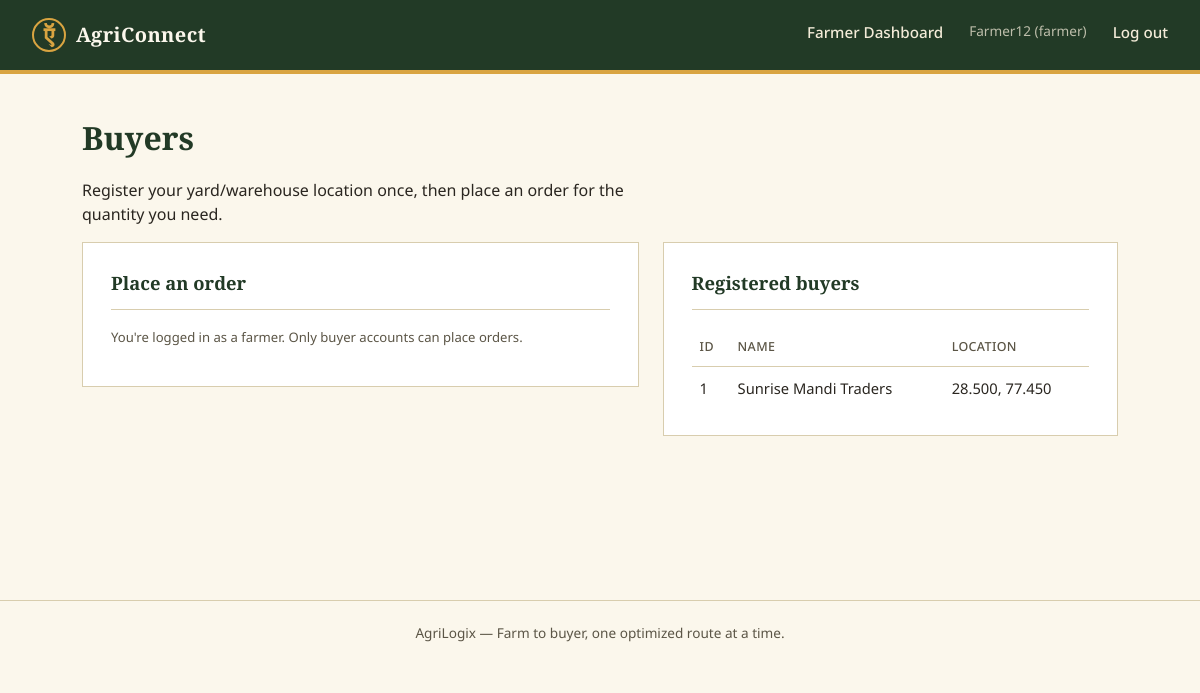
The app's page /buyer (signed in) with its own data.
### models.py (models this page shows)
class User(Base):
    __tablename__ = "users"
    id = Column(Integer, primary_key=True)
    username = Column(String(80), unique=True, nullable=False, index=True)
    password_hash = Column(String(200), nullable=False)
    role = Column(String(20), nullable=False)  # "admin" | "farmer" | "buyer" | "transporter"
    created_at = Column(DateTime, default=datetime.utcnow)

class Buyer(Base):
    __tablename__ = "buyers"
    id = Column(Integer, primary_key=True)
    user_id = Column(Integer, ForeignKey("users.id"), unique=True, nullable=True)
    name = Column(String(120), nullable=False)
    phone = Column(String(20))
    lat = Column(Float, nullable=False)
    lon = Column(Float, nullable=False)
    created_at = Column(DateTime, default=datetime.utcnow)
    user = relationship("User")

### routers/buyers.py (the view)
@router.get("/buyer", response_class=HTMLResponse)
def buyer_page(request: Request, db: Session = Depends(get_db)):
    buyers = db.query(Buyer).order_by(Buyer.id.desc()).all()
    crops = sorted(set(voice.CROP_DICTIONARY.values()))
    user = get_current_user(request, db)
    my_buyer = db.query(Buyer).filter_by(user_id=user.id).first() if user and user.role == "buyer" else None
    return render(
        request, db, "buyer.html", {"buyers": buyers, "crops": crops, "my_buyer": my_buyer}
    )

### templates/buyer.html (shortened to what this page needs)
{% extends "base.html" %}
{% block content %}
<h1>Buyers</h1>
<p>Register your yard/warehouse location once, then place an order for the quantity you need.</p>
<div class="grid-2">
  <div>
    {% if my_buyer %}
    <div class="panel">
      <h2>Your profile</h2>
      <p><strong>{{ my_buyer.name }}</strong> — {{ '%.3f'|format(my_buyer.lat) }}, {{ '%.3f'|format(my_buyer.lon) }}</p>
    </div>
    <div class="panel">
      <h2>Place an order</h2>
      <form id="order-form">
        <div class="field-row">
          <div><label>Crop</label>
            <select name="crop_key">
              {% for c in crops %}<option value="{{ c }}">{{ c }}</option>{% endfor %}
            </select>
          </div>
          <div><label>Quantity needed (kg)</label><input name="quantity_kg" type="number" step="any" required value="750"></div>
        </div>
        <button type="submit" class="gold">Find farmers &amp; plan route</button>
      </form>
      <div id="order-result"></div>
    </div>
    {% else %}
    <div class="panel">
      <h2>Place an order</h2>
      <p class="helptext">
        {% if current_user %}
          You're logged in as a {{ current_user.role }}. Only buyer accounts can place orders.
        {% else %}
          <a href="/register">Register as a buyer</a> or <a href="/login">log in</a> to place an order.
        {% endif %}
      </p>
    </div>
    {% endif %}
  </div>
  <div class="panel">
    <h2>Registered buyers</h2>
    {% if buyers %}
    <table>
      <thead><tr><th>ID</th><th>Name</th><th>Location</th></tr></thead>
      <tbody>
      {% for b in buyers %}
        <tr><td>{{ b.id }}</td><td>{{ b.name }}</td><td>{{ '%.3f'|format(b.lat) }}, {{ '%.3f'|format(b.lon) }}</td></tr>
      {% endfor %}
      </tbody>
    </table>
    {% else %}
    <div class="empty-state">No buyers yet.</div>
    {% endif %}
  </div>
</div>
{% endblock %}

### templates/base.html (shortened to what this page needs)
<!DOCTYPE html>
<html lang="en">
<head>
<link rel="stylesheet" href="/static/css/style.css">
</head>
<body>
<header class="topbar">
  <a class="brand" href="/">
    <span class="brand-mark">ऍ</span>
    <span class="brand-name">AgriConnect</span>
  </a>
  <nav class="mainnav">
    {% if current_user %}
      {% if current_user.role == "farmer" %}
        <a href="/farmer">Farmer Dashboard</a>
      {% elif current_user.role == "buyer" %}
        <a href="/buyer">Buyer Dashboard</a>
      {% elif current_user.role == "transporter" %}
        <a href="/transporter">Transporter Dashboard</a>
      {% elif current_user.role == "admin" %}
        <a href="/farmer">Farmers</a>
        <a href="/buyer">Buyers</a>
        <a href="/transporter">Transporters</a>
      {% endif %}
      <span class="navmeta">{{ current_user.username }} ({{ current_user.role }})</span>
      <a href="/logout">Log out</a>
    {% endif %}
  </nav>
</header>
<main class="page">
{% block content %}{% endblock %}
</main>
<footer class="sitefoot">
  <span>AgriLogix — Farm to buyer, one optimized route at a time.</span>
</footer>
</body>
</html>

### static/css/style.css (style rules this page uses)
:root { --soil:#223A26; --soil-2:#2E4B32; --paper:#FBF7EC; --paper-2:#F3EBD8; --turmeric:#D9A441; --turmeric-dark:#B4832C; --route:#2B5F73; --rust:#A8452F; --ink:#2A2620; --ink-soft:#5B5546; --line:#D8CDAE; --radius:2px; }
* { box-sizing:border-box; }
html,body { margin:0;padding:0; }
body { background:var(--paper); color:var(--ink); font-family:'Noto Sans','Noto Sans Devanagari',sans-serif; font-size:16px; line-height:1.5; }
h1,h2,h3,.brand-name { font-family:'Zilla Slab','Noto Sans Devanagari',serif; font-weight:600; color:var(--soil); margin:0 0 .4em 0; }
a { color:var(--route); }
p { max-width:62ch; }
.topbar { display:flex;align-items:center;justify-content:space-between; padding:18px 32px; background:var(--soil); border-bottom:4px solid var(--turmeric); }
.brand { display:flex;align-items:center;gap:10px;text-decoration:none; }
.brand-mark { font-family:'Zilla Slab',serif;font-weight:700;font-size:1.5rem; color:var(--turmeric); width:34px;height:34px;display:flex;align-items:center;justify-content:center; border:2px solid var(--turmeric);border-radius:50%; }
.brand-name { color:var(--paper);font-size:1.25rem;margin:0;letter-spacing:.02em; }
.mainnav { display:flex;gap:26px; }
.mainnav a { color:var(--paper-2);text-decoration:none;font-size:.95rem;font-weight:500; padding-bottom:3px;border-bottom:2px solid transparent; }
.navmeta { color:var(--paper-2);font-size:.85rem;opacity:.75;padding-bottom:3px; }
.page { max-width:1100px;margin:0 auto;padding:40px 32px 80px; }
.sitefoot { text-align:center;padding:22px;color:var(--ink-soft);font-size:.85rem; border-top:1px solid var(--line);margin-top:60px; }
.panel { background:#fff;border:1px solid var(--line); padding:26px 28px;margin-bottom:24px; }
.panel h2 { font-size:1.15rem;border-bottom:1px solid var(--line);padding-bottom:12px;margin-bottom:18px; }
.grid-2 { display:grid;grid-template-columns:1.1fr .9fr;gap:24px;align-items:start; }
table { width:100%;border-collapse:collapse;font-size:.92rem; }
th,td { text-align:left;padding:10px 8px;border-bottom:1px solid var(--line); }
th { color:var(--ink-soft);font-weight:500;font-size:.78rem;text-transform:uppercase;letter-spacing:.03em; }
tr:last-child td { border-bottom:none; }
.helptext { font-size:.82rem;color:var(--ink-soft);margin-top:6px; }

### records on screen
User: username "Farmer12", role "farmer"
Buyer: id "1", name "Sunrise Mandi Traders", lat "28.500", lon "77.450"
